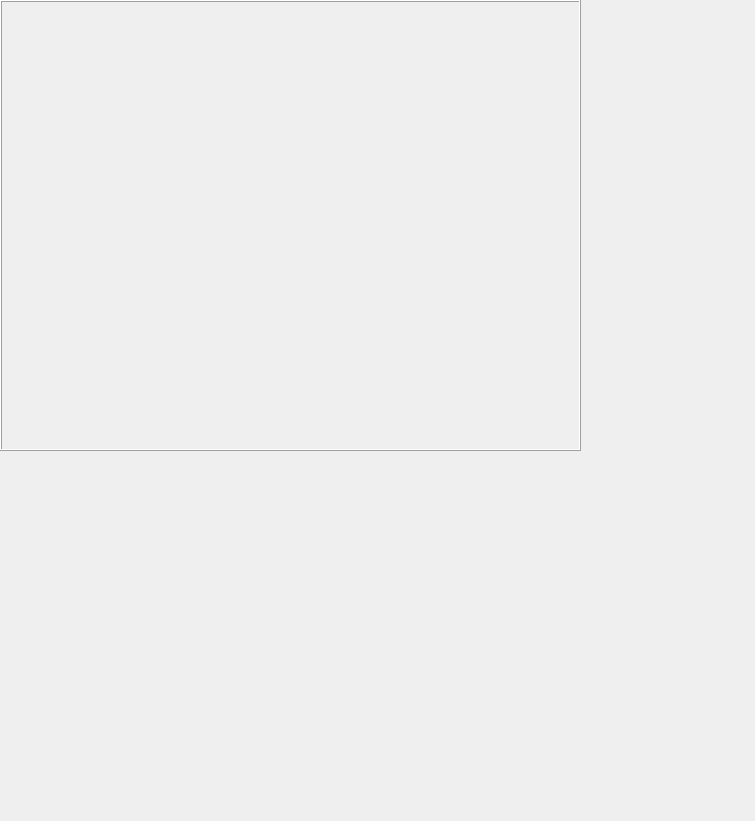
<?xml version="1.0" encoding="UTF-8"?>
<ui version="4.0">
 <class>Dialog</class>
 <widget class="QDialog" name="Dialog">
  <property name="geometry">
   <rect>
    <x>0</x>
    <y>0</y>
    <width>755</width>
    <height>821</height>
   </rect>
  </property>
  <property name="windowTitle">
   <string>Dialog</string>
  </property>
  <property name="styleSheet">
   <string notr="true"/>
  </property>
  <widget class="QFrame" name="frame">
   <property name="geometry">
    <rect>
     <x>0</x>
     <y>0</y>
     <width>581</width>
     <height>451</height>
    </rect>
   </property>
   <property name="styleSheet">
    <string notr="true">background-image: url(:/pictures/TaustaPieni.png);</string>
   </property>
   <property name="frameShape">
    <enum>QFrame::Box</enum>
   </property>
   <property name="frameShadow">
    <enum>QFrame::Raised</enum>
   </property>
  </widget>
 </widget>
 <resources>
  <include location="dialogResources.qrc"/>
 </resources>
 <connections/>
</ui>
